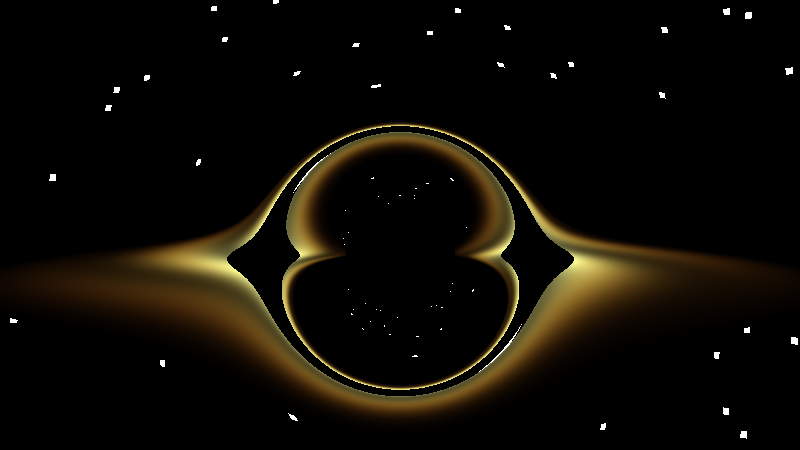

This chart was generated by the following Python code:
import numpy as np
from PIL import Image

# ---  parameters (in units where Rs = 1) ---

W, H = 800, 450    # image size
Rs = 1.0           # Schwarzschild radius
CAPTURE = 2.6 * Rs  #photon sphere (approx) -> black
DISK_IN, DISK_OUT = 3.0, 12.0 # accretion disk extant
CAM = np.array([0.0, 1.5, -18.0]) # Caamera Position
FOV = 1.2          # field of view scale


def normalize(v):
    return v / np.linalg.norm(v, axis =-1, keepdims=True)


# --- build a ray direction for every pixel (vectorized) ---

xs = (np.arange(W)- W/2) / H * FOV
ys = (np.arange(H) - H/2) / H * FOV
xv, yv = np.meshgrid(xs, -ys)
dirs = np.stack([xv,yv,np.ones_like(xv)], axis=-1)
dirs = normalize(dirs)

origin = np.broadcast_to(CAM, dirs.shape)



# --- Step 2: impact parameter for each ray ---
# b = |origin x dir| (since dir is normalized and BH at origin)
cross = np.cross(origin, dirs)
b = np.linalg.norm(cross, axis= - 1)   #(H,W)

# --- Step 3: Capture Mask ---
captured = b < CAPTURE

# Step 4: bend the ray --- 
#Deflection angle; clamp to avoid blowing up near the edge(radius)
alpha = np.clip(2.0 * Rs / np.maximum(b, CAPTURE), 0, 1.5)

# We need to direction toward the Blackhole near the capture radius or edge
# Let n = unit vector from the closest-approach point towards the blackhole 
# a simple approximation: rotate direcction towards the origin_perp
# where origin_ perp is the component of -origin that perpendicular to the origin or the center

to_bh = -origin
perp = to_bh - np.sum(to_bh*dirs, axis=-1, keepdims=True)* dirs
perp = normalize(perp + 1e-9)

new_dir = normalize(
    np.cos(alpha)[..., None]* dirs + np.sin(alpha)[...,None]* perp
)

# --- Step 5: find where bent ray crosses the  bent ray crosses the disk plane (y = 0)
# Parametrize: point = origin + t * new_dir, solve for y=0
#(for a proper simulation you would march the ray in small steps and re-bend;
#  one bend is the thin lens approximation -- fast and able to read)

t_hit = -origin[..., 1] / (new_dir[..., 1] + 1e-9)
hit_pt = origin + t_hit[..., None] * new_dir
r_hit = np.linalg.norm(hit_pt[...,[0,2]], axis=-1)

on_disk = (t_hit > 0) & (r_hit > DISK_IN) & (r_hit < DISK_OUT) & (~captured)

# --- Color the disk: hot(white) inside, cool (red) outside ---
t_norm = np.clip((r_hit - DISK_IN) / (DISK_OUT - DISK_IN), 0, 1)
disk_r = 1.0
disk_g = 0.4 + 0.6 * (1 - t_norm)
disk_b = 0.1 + 0.5 * (1 - t_norm)**2
brightness = (1 - t_norm)**1.2 # The inner ring has to be brighter

# add swirl pattern
phi = np.arctan2(hit_pt[...,2], hit_pt[..., 0])
swirl = 0.7 + 0.3 * np.sin(phi * 3 + r_hit * 0.8)
brightness *= swirl

# --- Starfield for rays that miss the disk or pull of the Blackhole (deterministic hash) ---

def star_bg(dir_v):
    u = (np.arctan2(dir_v[..., 2], dir_v[..., 0]) / (2*np.pi) + 0.5 )* 600
    v = (np.arcsin(np.clip(dir_v[..., 1], -1, 1)) / np.pi +0.5) * 300
    h = np.sin(np.floor(u)*12.9898 + np.floor(v)*78.233)* 43758.5453
    h = h - np.floor(h)
    stars = (h > 0.995).astype(float)* 1.2
    return stars


bg = star_bg(new_dir)


# --- Compose final image ---
img = np.zeros((H, W, 3))
img[..., 0] = np.where(on_disk, disk_r * brightness, bg)
img[..., 1] = np.where(on_disk, disk_g * brightness, bg)
img[..., 2] = np.where(on_disk, disk_b * brightness, bg)
img[captured] = 0

img = np.clip(img, 0, 1)
Image.fromarray((img*255).astype(np.uint8)).save('blackhole.png')
print('saved blackhole.png')
